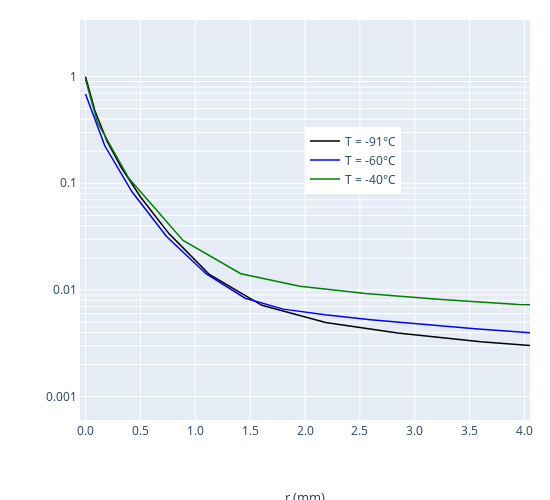

Notebook cell for this chart:
### Markdown cell above
### Equivalent plastic strain

### Code cell
# plastic strain

f = plot_front(front_data_all, 
                np.array([gdata_all[ti]['j0_idx'] for ti in range(n)]) - np.array(skipped_lines_all),
               'xcoord', 'peeq',  [xcorr, np.ones(n)],
               xrange=[-0.05, 4.05], yrange=[np.log(0.04), np.log(1.7)], ylog=True,
               ylab=r'$\LARGE{\varepsilon_{\textrm{eq}}^\textrm{p}}$', xlab = r'r (mm)',
               figsize=[550,500]
              )

py.iplot(f)
# pio.write_image(f, 'images/fig5.svg',width=450, height=400,)\

### Figure 1 — Plotly figure (JSON) as saved in the notebook; plotly's stock layout.template omitted (floating-point values rounded to 4 significant figures)
{"data": [{"line": {"color": "black", "width": 1.5}, "mode": "lines", "name": "T = -91°C", "type": "scatter", "uid": "5ac3cf54-396d-4023-9caa-a103a7373b8b", "x": [0, 0.08651, 0.1965, 0.3253, 0.5015, 0.7602, 1.125, 1.607, 2.188, 2.844, 3.601, 4.463, 5.409, 6.433, 7.545, 8.824, 10.41, 12.45, 14.82, 17.39, 20.29, 23.55], "y": [0.9989, 0.4765, 0.2479, 0.1409, 0.07435, 0.03375, 0.01408, 0.00718, 0.004955, 0.003943, 0.003271, 0.002727, 0.002309, 0.001969, 0.001683, 0.001423, 0.001175, 0.0009212, 0.0007022, 0.0005235, 0.0003644, 0.0002202]}, {"line": {"color": "blue", "width": 1.5}, "mode": "lines", "name": "T = -60°C", "type": "scatter", "uid": "40ef3485-52e8-4ee2-af16-91d0ba5825a8", "x": [0, 0.1757, 0.4238, 0.7367, 1.098, 1.455, 1.802, 2.183, 2.599, 3.053, 3.549, 4.091, 4.684, 5.333, 6.043, 6.818, 7.666, 8.592, 9.603, 10.71, 11.91, 13.23, 14.68, 16.27, 17.99, 23.78, 33.58, 111.9, 121.6], "y": [0.6859, 0.2247, 0.08329, 0.03183, 0.01421, 0.008364, 0.006614, 0.005845, 0.005264, 0.004755, 0.004321, 0.003942, 0.003605, 0.003301, 0.003026, 0.002774, 0.002543, 0.002331, 0.002138, 0.001958, 0.001792, 0.001636, 0.00149, 0.001352, 0.001223, 0.0008496, 0.0003283, 0.0008456, 0.001668]}, {"line": {"color": "green", "width": 1.5}, "mode": "lines", "name": "T = -40°C", "type": "scatter", "uid": "45ed39c1-f6bc-40fe-b140-6313ad960708", "x": [0, 0.1095, 0.3963, 0.889, 1.416, 1.953, 2.551, 3.212, 3.945, 4.761, 5.679, 6.722, 7.898, 10.77, 15.29, 19.79, 24.3, 37.8, 42.3, 46.8, 51.31, 55.82], "y": [0.9407, 0.3713, 0.1108, 0.02912, 0.01421, 0.01081, 0.009261, 0.008172, 0.007323, 0.006627, 0.006037, 0.005556, 0.005142, 0.004289, 0.003121, 0.001944, 0.0007634, 0.0003858, 0.001991, 0.003777, 0.00549, 0.006891]}], "layout": {"annotations": [{"font": {"size": 13}, "showarrow": false, "text": "r (mm)", "x": 0.5, "xref": "paper", "y": -0.22, "yref": "paper"}, {"font": {"size": 13}, "showarrow": false, "text": "$\\LARGE{\\varepsilon_{\\textrm{eq}}^\\textrm{p}}$", "textangle": -90, "x": -0.22, "xref": "paper", "y": 0.5, "yref": "paper"}], "height": 500, "legend": {"x": 0.5, "y": 0.65}, "margin": {"b": 80, "l": 80, "r": 20, "t": 20}, "showlegend": true, "width": 550, "xaxis": {"dtick": 0.5, "mirror": "all", "range": [-0.05, 4.05], "showline": true, "tickformat": ".1f", "zeroline": false}, "yaxis": {"mirror": "all", "range": [-3.219, 0.5306], "showline": true, "tickformat": "", "ticktext": ["0.001", "", "", "", "", "", "", "", "", "0.01", "", "", "", "", "", "", "", "", "0.1", "", "", "", "", "", "", "", "", "1", ""], "tickvals": [0.001, 0.002, 0.003, 0.004, 0.005, 0.006, 0.007, 0.008, 0.009, 0.01, 0.02, 0.03, 0.04, 0.05, 0.06, 0.07, 0.08, 0.09, 0.1, 0.2, 0.3, 0.4, 0.5, 0.6, 0.7, 0.8, 0.9, 1], "type": "log", "zeroline": false}}}
